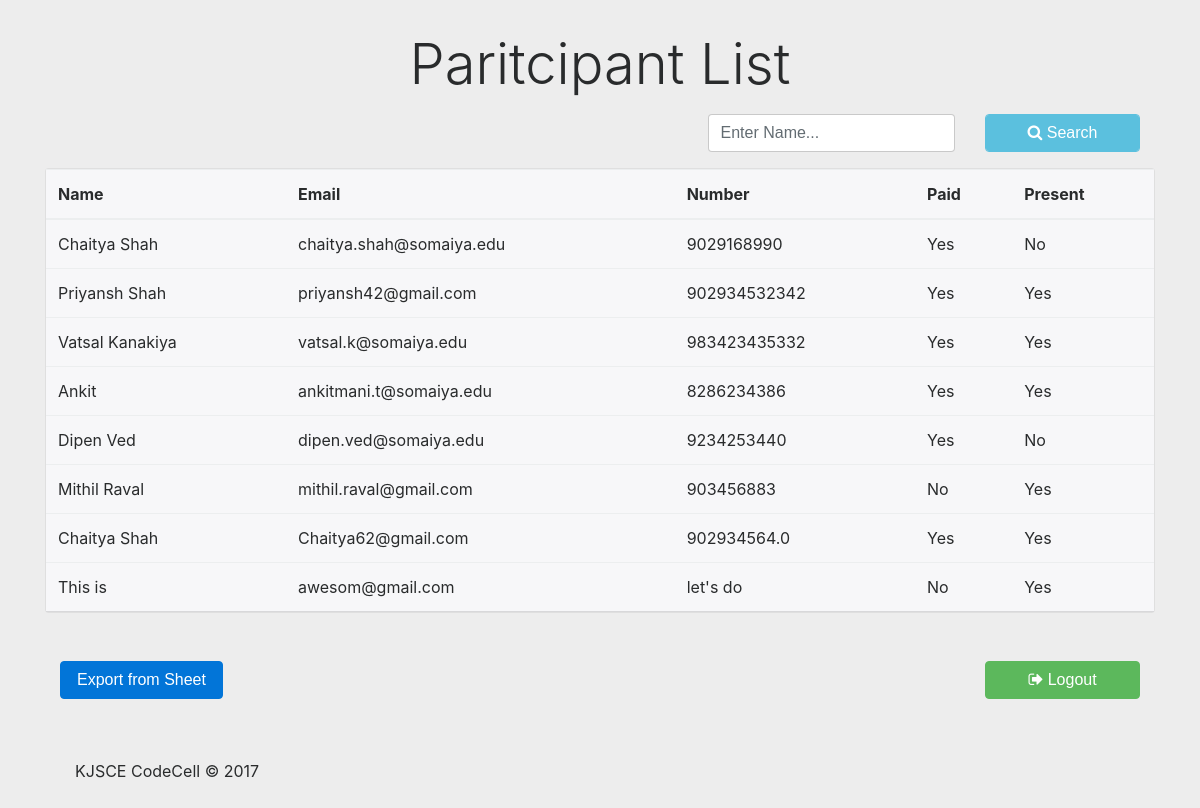
Before: /register/view/ (signed in) with the older database file.
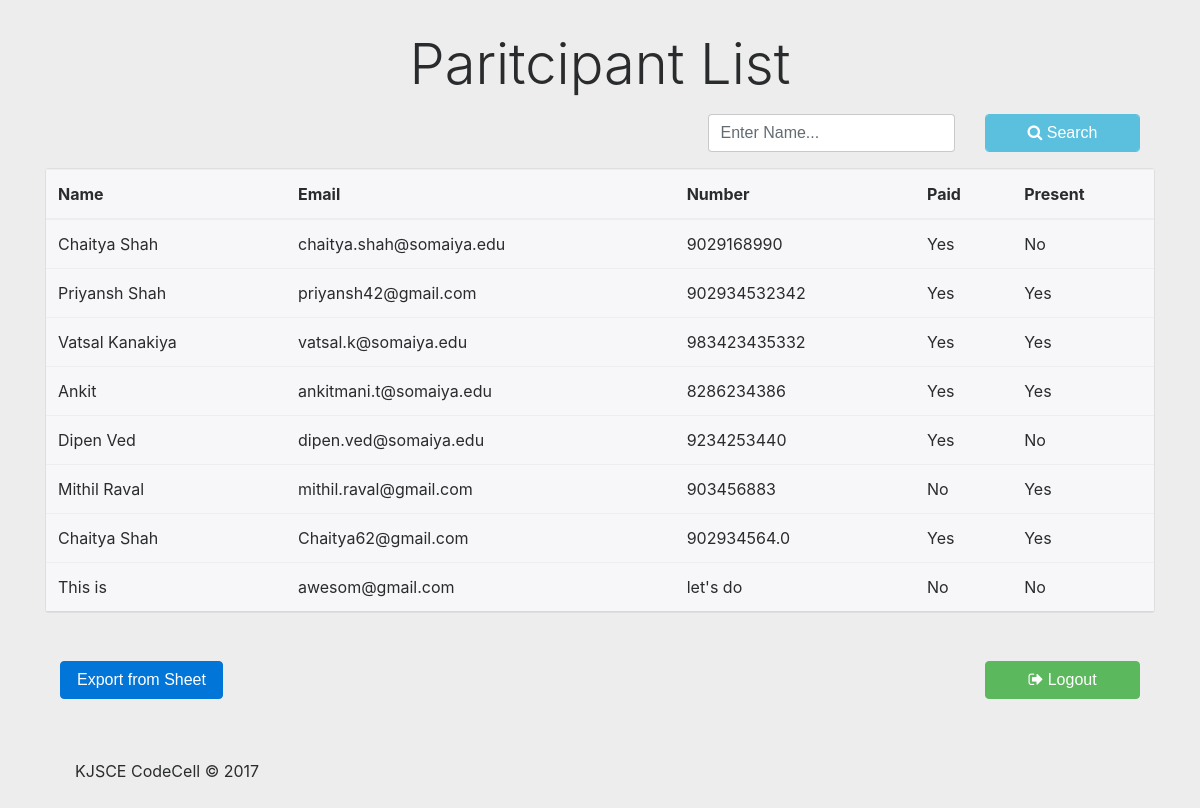
After: the same page with the newer database file.
### contestReg/models.py (models this page shows, shortened)
class Participant(models.Model):
	name    = models.CharField(max_length = 250)
	email   = models.EmailField(max_length = 250)
	number  = models.CharField(max_length = 15)
	college = models.CharField(max_length = 250)
	paid    = models.BooleanField(default = False)
	present = models.BooleanField(default = False)

### contestReg/views.py (the view)
# urls.py: url(r'view/$',views.view, name='view'),
def view(request):
	data,q = search(request)
	return render(request,'contestReg/mainView.html',
		{"title": "View", "view": True,"data": data,'q':q})

### contestReg/middleWare/auth.py (called while the page is built)
	def __call__(self, request):
		if '/login/' != request.get_full_path():
			print('checking....')
			if request.session.get('logged',False) is not True:
				print('Redirecting .....')
				return HttpResponseRedirect('/login/')
		response = self.get_response(request)
		return response

### contestReg/utils.py (called while the page is built)
def search(request):
	q = request.GET.get('q','')
	q = q.strip()
	if q is not '':
		data = Participant.objects.filter(name__startswith = q);
	else:
		data = Participant.objects.all();
	return data,q

### contestReg/templates/contestReg/mainView.html (shortened to what this page needs)
{% extends "contestReg/index.html" %}
{% block content %}
		<br/>
		<div class="container">
			<h1 class="display-4">Paritcipant List</h1>
		</div>
	<div class="container-fluid">
		<form method="get" action="." class="form">
			<div class="row">
				<div class="col-md-7">
				</div>
				<div class="col-md-3 col-sm-12">
					<div class="form-group">
						<input type="text" name="q" value="{{q}}" class="form-control"  placeholder="Enter Name..." />
					</div>
				</div>
				<div class="col-md-2 col-sm-12">
					<div class="form-group">
						<button class=" form-control btn btn-info btn-block" type="submit" value="search"><span class="fa fa-search"></span> Search</button>
					</div>
				</div>
			</div>
		</form>
	</div>
	<div class="card">
		{% include 'contestReg/mainTable.html' %}
	</div>
	<br/><br />
	<div class="container">
	<div class="row">
		<div class="col-md-10">
			<form action="/register/upload">
			<button type="submit" class="btn btn-primary">
				Export from Sheet
			</button>
		</form>
		</div>
		<div class="col-md-2">
			{% include 'login/logout.html' %}
		</div>
	</div>
</div>
{% endblock %}

### contestReg/templates/contestReg/mainTable.html (shortened to what this page needs)
<table class="table table-hover card-header">
		<thead class="">
			<tr class="">
				<th>Name</th>
				<th>Email</th>
				<th>Number</th>
				<th>Paid</th>
				<th>Present</th>
			</tr>
		</thead>
		<tbody>
			{% for entry in data %}
				<tr class="form">
					<td >{{entry.name}}</td>
					<td>{{entry.email}}</td>
					<td>{{entry.number}}</td>
					{% if view %}
					<td>{% if entry.paid %} Yes {% else %} No {% endif %}</td>
					<td>{% if entry.present %} Yes {% else %} No {% endif %}</td>
					{% endif %}
				</tr>
			{% endfor %}
		</tbody>
	</table>

Changed rows visible on the page:
changed Participant "This is": present "Yes" → "No"
